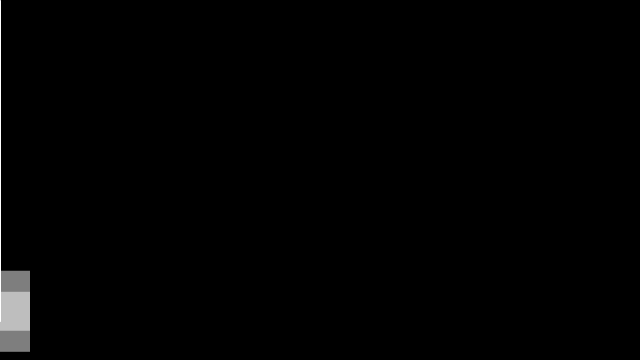
Frame 1 (no input)
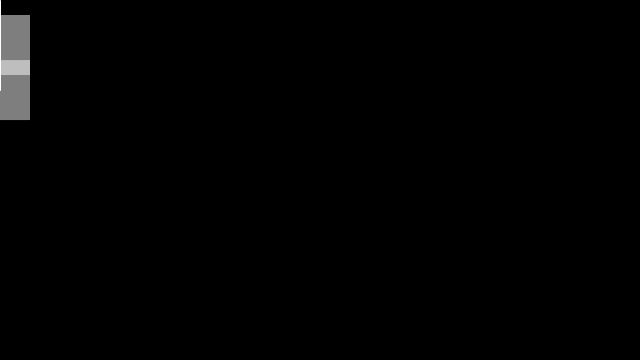
Frame 60 (the mouse pressed at the canvas centre just before this capture)
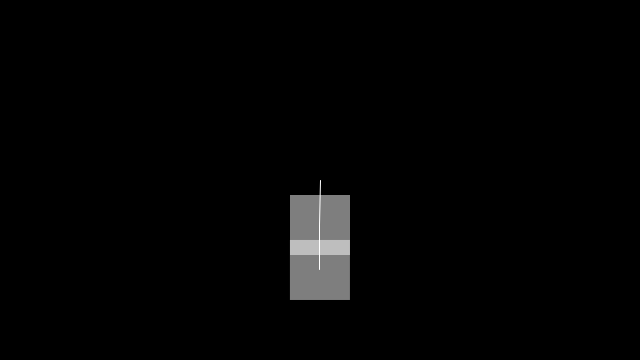
Frame 120 (the mouse held since frame 60 and released just before this capture)

The Processing sketch that drew these frames (run headless with seeded random() and noise(); from frame 60 on, the mouse is pressed at the canvas centre):

// Processing sketch: lesson6
// ── lesson6.pde
Spring2D s1, s2;
float gravity = 9.0;
float mass = 2.0;

void setup() {
  size(640, 360);
  fill(255, 126);
  s1 = new Spring2D(0.0, width/2, mass, gravity);
  s2 = new Spring2D(0.0, width/2, mass, gravity);
}

void draw() {
  background(0);
  s1.update(mouseX, mouseY);
  s1.display(mouseX, mouseY);
  s2.update(s1.x, s1.y);
  s2.display(s1.x, s1.y);
}

class Spring2D {
  float vx,vy;
  float x, y;
  float gravity;
  float mass;
  float radius = 30;
  float stiffness = 0.2;
  float damping = 0.7;

  Spring2D(float xpos, float ypos, float m, float g) {
    x = xpos;
    y = ypos;
    mass = m;
    gravity = g;
  }

  void update(float targetX, float targetY) {
    float forceX = (targetX - x) * stiffness;
    float ax = forceX / mass;
    vx = damping * (vx + ax);
    x += vx;
    float forceY = (targetY - y) * stiffness;
    forceY += gravity;
    float ay = forceY / mass;
    vy = damping * (vy + ay);
    y += vy;
  }

  void display(float nx, float ny) {
    noStroke();
    rect(x-radius, y-radius, radius*2, radius*2);
    stroke(255);
    line(x, y, nx, ny);
  }
}
